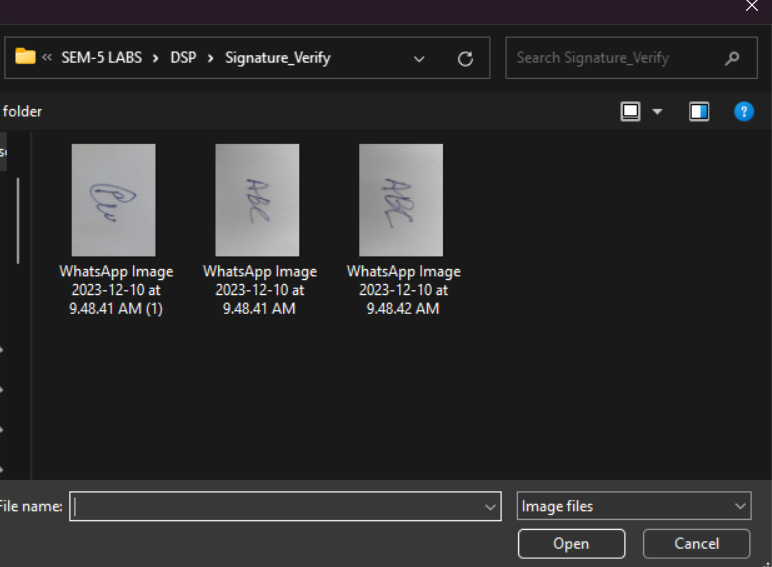
#> input picture img1.png, 772 x 567 px
$ python sign.py
#> lines starting #> are read from the running program, lines starting #| are printed output that depends on the picture
#> the answer given: img1.png
#> the answer given: img1.png
import cv2
from skimage.metrics import structural_similarity as ssim
import imghdr
from tkinter import Tk, filedialog


def load_and_preprocess_image(image_path, target_size=(300, 300)):
    # Load the image and resize it to the target size while maintaining the aspect ratio
#> called with image_path = 'img1.png', target_size = (300, 300)
    image = cv2.imread(image_path)
#> image is the input picture: shape (567, 772, 3); mean B, G, R 44.1, 43.5, 44.1
    resized_image = cv2.resize(image, target_size, interpolation=cv2.INTER_AREA)
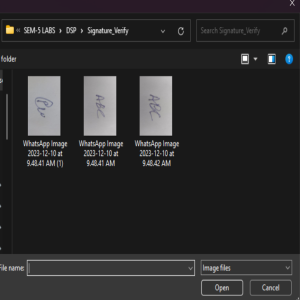
#> resized_image: shape (300, 300, 3); mean B, G, R 44.1, 43.5, 44.1

    # Convert the resized image to grayscale
    gray_image = cv2.cvtColor(resized_image, cv2.COLOR_BGR2GRAY)

    return gray_image

def compare_images(image1, image2):
    # Compute the Structural Similarity Index (SSI) between the two images
    score, _ = ssim(image1, image2, full=True)
#> score = 1
    return score

def browse_image():
    root = Tk()
    root.withdraw()  # Hide the main window
    file_path = filedialog.askopenfilename(title="Select an image file", filetypes=[("Image files", "*.png;*.jpg;*.jpeg")])
    return file_path

def main():
    # Get the file paths for the reference and input signature images
    print("Select the reference signature image:")
    reference_signature_path = browse_image()

    print("Select the input signature image:")
    input_signature_path = browse_image()

    # Load and preprocess the images
    reference_signature = load_and_preprocess_image(reference_signature_path)
    input_signature = load_and_preprocess_image(input_signature_path)

    # Compare the images
    similarity_score = compare_images(reference_signature, input_signature)
#> similarity_score = 1

    # Set a threshold for similarity (adjust as needed)
    similarity_threshold = 0.82

    # Check if the similarity score is above the threshold
    if similarity_score > similarity_threshold:
        print("Signatures match! Similarity Score:", similarity_score)
#| Signatures match! Similarity Score: 1.0
    else:
        print("Signatures do not match. Similarity Score:", similarity_score)

if __name__ == "__main__":
    main()
